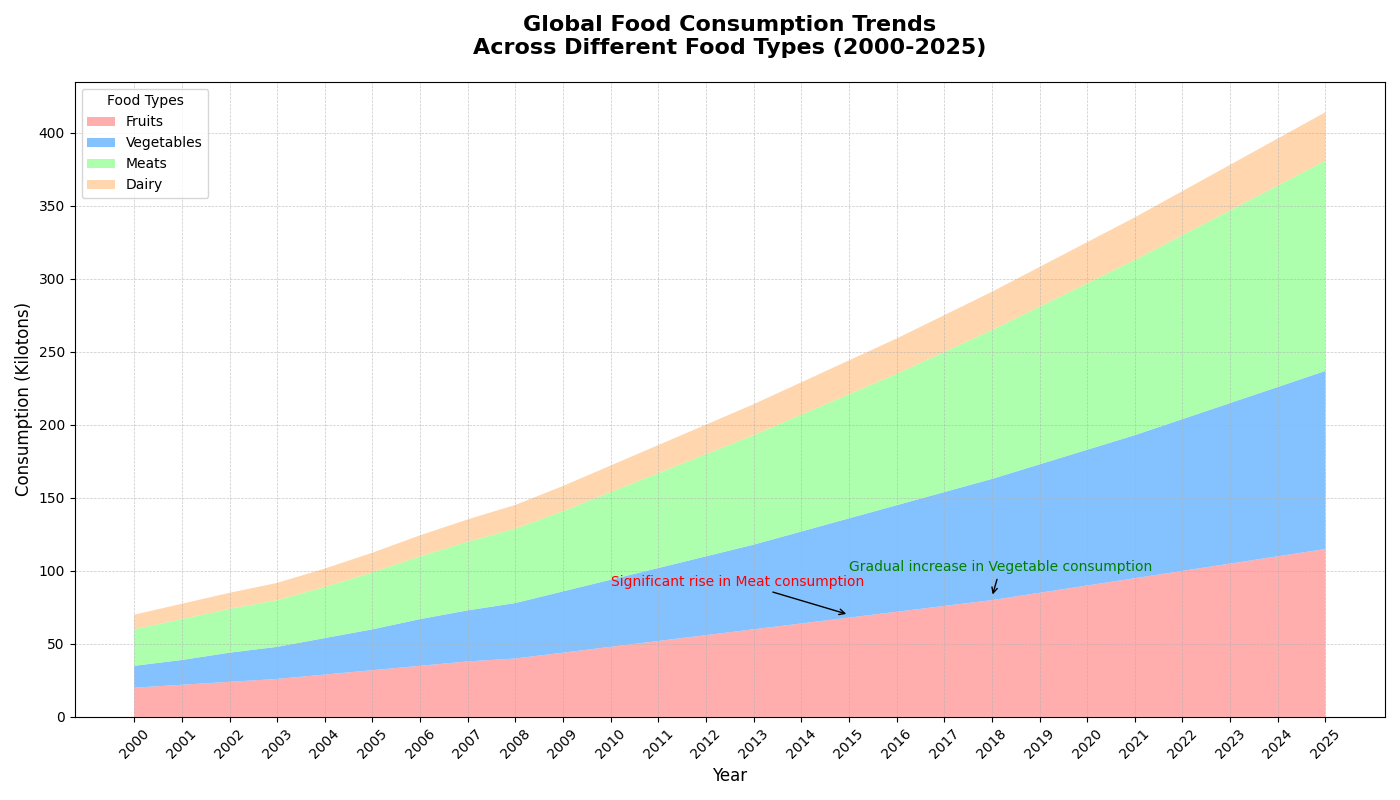

Recreate this plot in Python.
import matplotlib.pyplot as plt
import numpy as np

# Define the years from 2000 to 2025
years = np.arange(2000, 2026)

# Food consumption (in kilotons) across different types over the years
fruits_consumption = [20, 22, 24, 26, 29, 32, 35, 38, 40, 44, 48, 52, 56, 60, 64, 68, 72, 76, 80, 85, 90, 95, 100, 105, 110, 115]
vegetables_consumption = [15, 17, 20, 22, 25, 28, 32, 35, 38, 42, 46, 50, 54, 58, 63, 68, 73, 78, 83, 88, 93, 98, 104, 110, 116, 122]
meats_consumption = [25, 28, 30, 32, 35, 39, 43, 47, 51, 55, 60, 65, 70, 75, 80, 85, 90, 96, 102, 108, 114, 120, 126, 132, 138, 144]
dairy_consumption = [10, 10.5, 11, 11.8, 12.6, 13.5, 14.4, 15.3, 16.2, 17.2, 18.2, 19.2, 20.2, 21.2, 22.2, 23.2, 24.2, 25.2, 26.2, 27.2, 28.2, 29.2, 30.2, 31.2, 32.2, 33.2]

# Stack data for plotting
data = np.vstack([fruits_consumption, vegetables_consumption, meats_consumption, dairy_consumption])

# Define distinct colors for each food type
colors = ['#ff9999', '#66b3ff', '#99ff99', '#ffcc99']

# Create the area plot
fig, ax = plt.subplots(figsize=(14, 8))

ax.stackplot(years, data, labels=['Fruits', 'Vegetables', 'Meats', 'Dairy'],
             colors=colors, alpha=0.8)

# Titles and labels
ax.set_title('Global Food Consumption Trends\nAcross Different Food Types (2000-2025)', fontsize=16, fontweight='bold', pad=20)
ax.set_xlabel('Year', fontsize=12)
ax.set_ylabel('Consumption (Kilotons)', fontsize=12)

# Adding a legend
ax.legend(loc='upper left', title="Food Types")

# Customizing grid and style
ax.grid(linestyle='--', linewidth=0.5, alpha=0.7)

# Highlighting significant trends
ax.annotate('Significant rise in Meat consumption', xy=(2015, 70), xytext=(2010, 90),
            arrowprops=dict(facecolor='black', arrowstyle='->'), fontsize=10, color='red')

ax.annotate('Gradual increase in Vegetable consumption', xy=(2018, 82), xytext=(2015, 100),
            arrowprops=dict(facecolor='black', arrowstyle='->'), fontsize=10, color='green')

# Rotating x-axis labels for better readability
ax.set_xticks(years)
ax.set_xticklabels(years, rotation=45)

# Automatically adjust layout
plt.tight_layout()

# Display the plot
plt.show()
